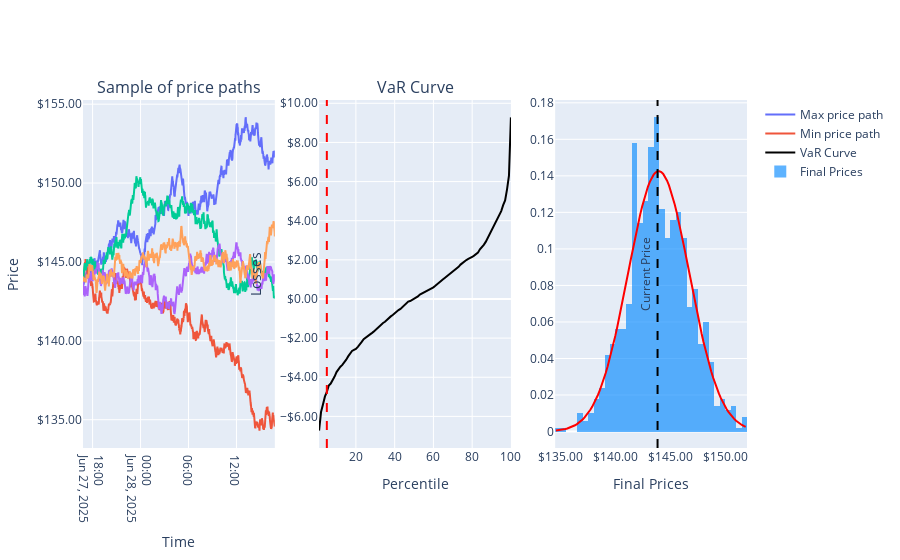

This figure's notebook cell:
### Markdown cell above
OU Process

### Code cell
price_path = processes.ou(24*60,1_000)
produce_var_results(price_path,df)

### Figure 1 — Plotly figure (JSON) as saved in the notebook; plotly's stock layout.template omitted (floating-point values rounded to 4 significant figures; data arrays with more than 128 entries replaced by an {"elided": "..."} marker saying what was removed)
{"data": [{"name": "Max price path", "type": "scatter", "x": {"elided": "1441 str values"}, "xaxis": "x", "y": {"elided": "1441 float values"}, "yaxis": "y"}, {"name": "Min price path", "type": "scatter", "x": {"elided": "1441 str values"}, "xaxis": "x", "y": {"elided": "1441 float values"}, "yaxis": "y"}, {"showlegend": false, "type": "scatter", "x": {"elided": "1441 str values"}, "xaxis": "x", "y": {"elided": "1441 float values"}, "yaxis": "y"}, {"showlegend": false, "type": "scatter", "x": {"elided": "1441 str values"}, "xaxis": "x", "y": {"elided": "1441 float values"}, "yaxis": "y"}, {"showlegend": false, "type": "scatter", "x": {"elided": "1441 str values"}, "xaxis": "x", "y": {"elided": "1441 float values"}, "yaxis": "y"}, {"line": {"color": "black"}, "mode": "lines", "name": "VaR Curve", "type": "scatter", "x": [1, 2, 3, 4, 5, 6, 7, 8, 9, 10, 11, 12, 13, 14, 15, 16, 17, 18, 19, 20, 21, 22, 23, 24, 25, 26, 27, 28, 29, 30, 31, 32, 33, 34, 35, 36, 37, 38, 39, 40, 41, 42, 43, 44, 45, 46, 47, 48, 49, 50, 51, 52, 53, 54, 55, 56, 57, 58, 59, 60, 61, 62, 63, 64, 65, 66, 67, 68, 69, 70, 71, 72, 73, 74, 75, 76, 77, 78, 79, 80, 81, 82, 83, 84, 85, 86, 87, 88, 89, 90, 91, 92, 93, 94, 95, 96, 97, 98, 99, 100], "xaxis": "x2", "y": [-6.726, -5.777, -5.398, -4.992, -4.75, -4.422, -4.322, -4.174, -3.967, -3.737, -3.574, -3.46, -3.369, -3.253, -3.104, -2.934, -2.811, -2.654, -2.601, -2.551, -2.447, -2.34, -2.193, -2.056, -1.991, -1.902, -1.839, -1.759, -1.681, -1.591, -1.484, -1.391, -1.287, -1.226, -1.166, -1.065, -0.9432, -0.8902, -0.8225, -0.726, -0.6289, -0.5662, -0.506, -0.3995, -0.3154, -0.2109, -0.1342, -0.1048, -0.04934, -0.008544, 0.05282, 0.1293, 0.2218, 0.2723, 0.3236, 0.38, 0.4228, 0.501, 0.53, 0.5914, 0.6707, 0.7649, 0.8529, 0.9306, 1.003, 1.088, 1.167, 1.247, 1.321, 1.411, 1.459, 1.542, 1.641, 1.757, 1.85, 1.915, 1.99, 2.045, 2.076, 2.145, 2.215, 2.277, 2.367, 2.536, 2.641, 2.769, 2.916, 3.114, 3.329, 3.521, 3.644, 3.843, 4.079, 4.298, 4.49, 4.798, 5.036, 5.604, 6.308, 9.279], "yaxis": "y2"}, {"histnorm": "probability density", "marker": {"color": "rgba(0, 135, 255, 0.63)"}, "name": "Final Prices", "type": "histogram", "x": {"elided": "1000 float values"}, "xaxis": "x3", "yaxis": "y3"}, {"line": {"color": "red"}, "mode": "lines", "name": "", "showlegend": false, "type": "scatter", "x": [134.6, 134.7, 134.9, 135.1, 135.3, 135.4, 135.6, 135.8, 136.0, 136.1, 136.3, 136.5, 136.7, 136.8, 137.0, 137.2, 137.4, 137.5, 137.7, 137.9, 138.1, 138.2, 138.4, 138.6, 138.8, 138.9, 139.1, 139.3, 139.5, 139.6, 139.8, 140.0, 140.2, 140.3, 140.5, 140.7, 140.9, 141.0, 141.2, 141.4, 141.6, 141.7, 141.9, 142.1, 142.3, 142.4, 142.6, 142.8, 143.0, 143.1, 143.3, 143.5, 143.7, 143.8, 144.0, 144.2, 144.4, 144.5, 144.7, 144.9, 145.1, 145.2, 145.4, 145.6, 145.8, 145.9, 146.1, 146.3, 146.5, 146.6, 146.8, 147.0, 147.2, 147.3, 147.5, 147.7, 147.9, 148.0, 148.2, 148.4, 148.6, 148.7, 148.9, 149.1, 149.3, 149.4, 149.6, 149.8, 150.0, 150.1, 150.3, 150.5, 150.7, 150.8, 151.0, 151.2, 151.4, 151.5, 151.7, 151.9], "xaxis": "x3", "y": [0.0005154, 0.0006344, 0.0007778, 0.0009499, 0.001156, 0.0014, 0.00169, 0.002032, 0.002434, 0.002903, 0.00345, 0.004083, 0.004814, 0.005654, 0.006615, 0.007708, 0.008947, 0.01035, 0.01191, 0.01367, 0.01562, 0.01778, 0.02016, 0.02277, 0.02562, 0.02871, 0.03204, 0.03563, 0.03946, 0.04353, 0.04784, 0.05237, 0.0571, 0.06202, 0.0671, 0.07231, 0.07762, 0.083, 0.08841, 0.0938, 0.09912, 0.1043, 0.1094, 0.1143, 0.1189, 0.1232, 0.1272, 0.1308, 0.134, 0.1367, 0.1389, 0.1406, 0.1418, 0.1425, 0.1425, 0.1421, 0.141, 0.1395, 0.1374, 0.1348, 0.1317, 0.1282, 0.1244, 0.1201, 0.1156, 0.1108, 0.1058, 0.1006, 0.09526, 0.08989, 0.08448, 0.0791, 0.07376, 0.06852, 0.0634, 0.05843, 0.05365, 0.04906, 0.04469, 0.04055, 0.03665, 0.033, 0.0296, 0.02644, 0.02353, 0.02085, 0.01841, 0.01619, 0.01418, 0.01238, 0.01076, 0.009314, 0.008033, 0.006901, 0.005905, 0.005034, 0.004274, 0.003614, 0.003045, 0.002555], "yaxis": "y3"}], "layout": {"annotations": [{"font": {"size": 16}, "showarrow": false, "text": "Sample of price paths", "x": 0.1444, "xanchor": "center", "xref": "paper", "y": 1, "yanchor": "bottom", "yref": "paper"}, {"font": {"size": 16}, "showarrow": false, "text": "VaR Curve", "x": 0.5, "xanchor": "center", "xref": "paper", "y": 1, "yanchor": "bottom", "yref": "paper"}], "shapes": [{"label": {"text": "P95 Losses", "textposition": "top right"}, "line": {"color": "red", "dash": "dash"}, "type": "line", "x0": 5, "x1": 5, "xref": "x2", "y0": 0, "y1": 1, "yref": "y2 domain"}, {"label": {"text": "Current Price", "textposition": "top right"}, "line": {"color": "black", "dash": "dash"}, "type": "line", "x0": 143.8, "x1": 143.8, "xref": "x3", "y0": 0, "y1": 1, "yref": "y3 domain"}], "xaxis": {"anchor": "y", "domain": [0, 0.2889], "title": {"text": "Time"}}, "xaxis2": {"anchor": "y2", "domain": [0.3556, 0.6444], "title": {"text": "Percentile"}}, "xaxis3": {"anchor": "y3", "domain": [0.7111, 1], "tickformat": "$,.2f", "title": {"text": "Final Prices"}}, "yaxis": {"anchor": "x", "domain": [0, 1], "tickformat": "$,.2f", "title": {"text": "Price"}}, "yaxis2": {"anchor": "x2", "domain": [0, 1], "tickformat": "$,.2f", "title": {"text": "Losses"}}, "yaxis3": {"anchor": "x3", "domain": [0, 1]}}}
